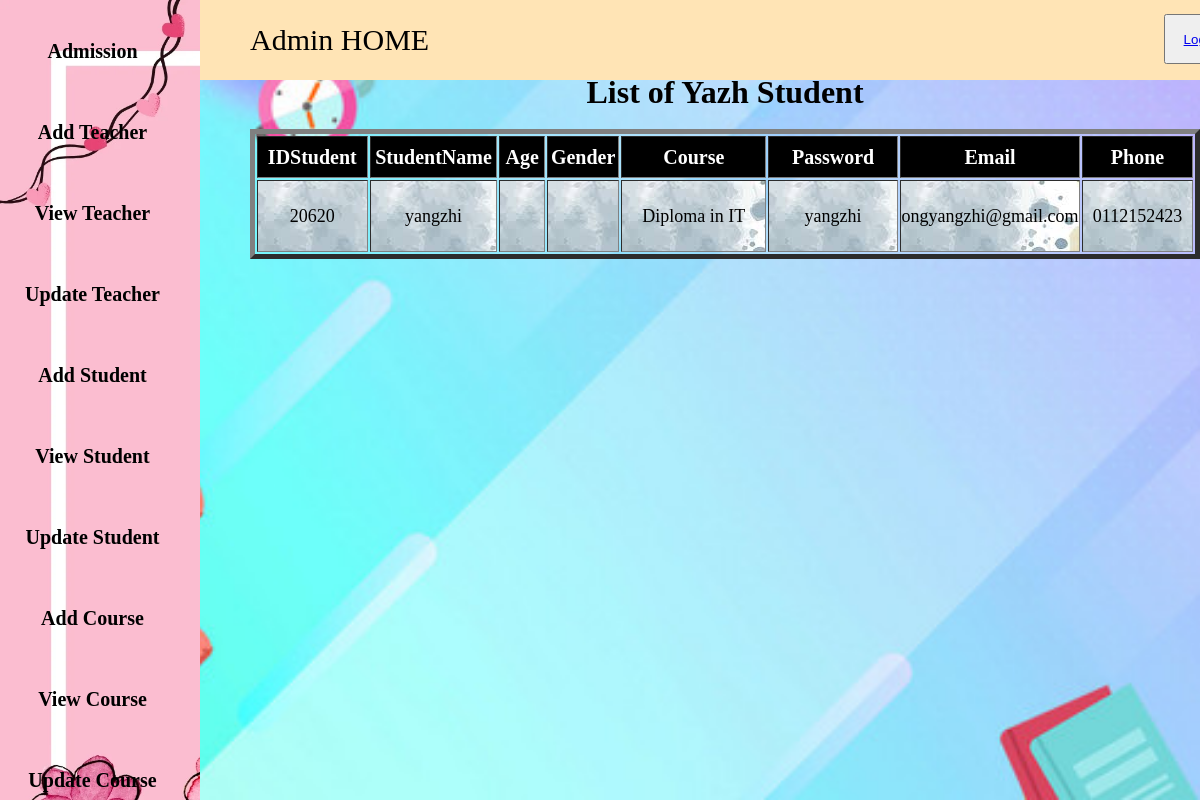
Page /StudentView.php (signed in) on the committed database.
### tables this page shows
CREATE TABLE `student` (
  `StudentID` int(11) NOT NULL,
  `StudentName` varchar(100) NOT NULL,
  `PasswordST` varchar(255) NOT NULL,
  `EmailST` varchar(100) NOT NULL,
  `Phone` text NOT NULL,
  `CourseName` varchar(255) NOT NULL,
  `TeacherName` varchar(100) NOT NULL
);

### StudentView.php (the view, shortened to what this page needs)
<?php
	include ('BarAdminHome.php');
	$host="localhost";
	$user="root";
	$pass="";
	$db="yzstudentmanagementsystem";
	$data = mysqli_connect($host, $user, $pass, $db);
	$sql = "SELECT * FROM student";
	$result = mysqli_query($data, $sql);
?>
<html>
<head>
	<link rel="stylesheet"  href="StudentView.css">
</head>
<body>
	<form class="ViewStudent" action="" method="POST">
		<br>
		<br>
		<h1 class="TitleView" ><center>List of Yazh Student<center></h1>
				<br>
				<table border="5"><center>
					<tr>
						<th class="label_design">IDStudent</th>
						<th class="label_design">StudentName</th>
						<th style="width: 60px; color: white; background-color: black; font-size: 20px; ">Age</th>
						<th style="color: white; background-color: black; font-size: 20px; " >Gender</th>
						<th style="width: 270px; color: white; background-color: black; font-size: 20px; ">Course</th>
						<th style="width: 200px; color: white; background-color: black; font-size: 20px; " >Password</th>
						<th style="width: 180px; color: white; background-color: black; font-size:20px; " >Email</th>
						<th class="label_design">Phone</th>
					</tr>
				<?php
				while ($STInfo=$result->fetch_assoc()) {
				?>
				<tr>
					<td class="td_design">
						<?php echo "{$STInfo['StudentID']}"; ?> </td>
					<td class="td_design">
						<?php echo "{$STInfo['StudentName']}"; ?> </td>
					<td class="td_design" style="width: 60px";>
						<?php echo "{$STInfo['Age']}"; ?> </td>
					<td style="width:80px; 	text-align: center; background:url('BGSVF.jpg'); font-size: 15px;">
						<?php echo "{$STInfo['Gender']}"; ?> </td>
					<td class="td_design">
						<?php echo "{$STInfo['CourseName']}"; ?> </td>
					<td class="td_design">
						<?php echo "{$STInfo['PasswordST']}"; ?> </td>
					<td class="td_design">
						<?php echo "{$STInfo['EmailST']}"; ?> </td>
					<td class="td_design">
						<?php echo "{$STInfo['Phone']}"; ?> </td>
				</tr>
				<?php
				}
				?>
				</table>
</form>
</body>
</html>

### HomeAdmin.css (style rules this page uses)
* { margin: 0px; padding: 0px; }
.AdminHomeBackground { background-repeat: no-repeat; background-size: cover; background-attachment: fixed; }

### StudentView.css (style rules this page uses)
.TitleView { margin-top: 4%; }
.label_design { color:white; background-color: black; width: 140px; text-align: center; font-size: 20px; height: 40px; }
.td_design { width: 140px; height: 70px; text-align: center; background: url('BGSVF.jpg'); font-size: 18px; }
.ViewStudent { padding-left: 250px; height: 40px; }

### rows in the picture
student: StudentID "20620", StudentName "yangzhi", CourseName "Diploma in IT", PasswordST "yangzhi", EmailST "ongyangzhi@gmail.com", Phone "0112152423"
